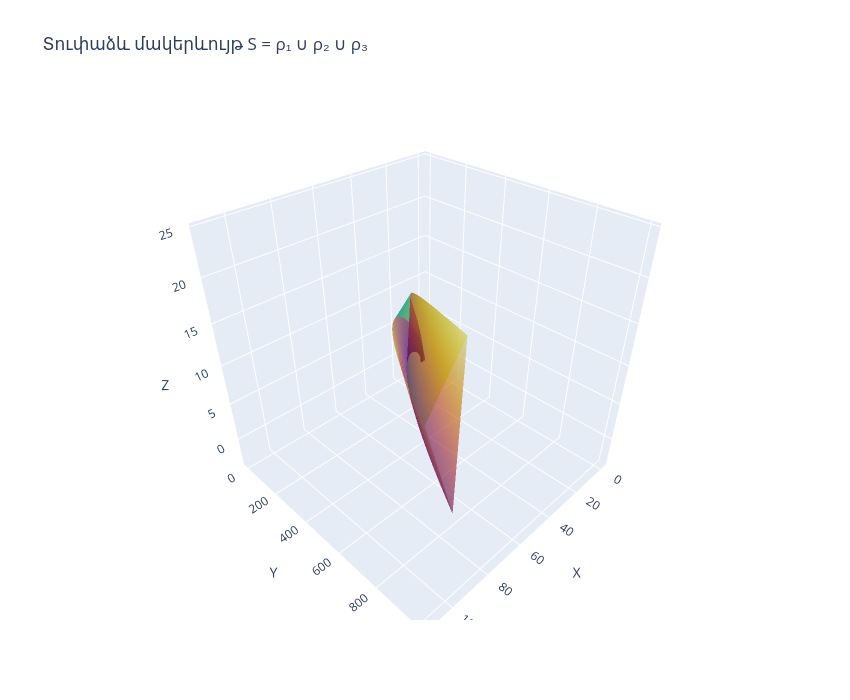

The cell this chart's notebook holds for it:
### Code cell
plot_union(rho_funcs_b, U, V, "Տուփաձև մակերևույթ S = ρ₁ ∪ ρ₂ ∪ ρ₃")

### Figure 1 — Plotly figure (JSON) as saved in the notebook; plotly's stock layout.template omitted (floating-point values rounded to 4 significant figures; data arrays with more than 128 entries replaced by an {"elided": "..."} marker saying what was removed)
{"data": [{"colorscale": [[0, "#440154"], [0.1111, "#482878"], [0.2222, "#3e4989"], [0.3333, "#31688e"], [0.4444, "#26828e"], [0.5556, "#1f9e89"], [0.6667, "#35b779"], [0.7778, "#6ece58"], [0.8889, "#b5de2b"], [1, "#fde725"]], "opacity": 0.65, "showscale": false, "type": "surface", "x": {"elided": "140x140 float values"}, "y": {"elided": "140x140 float values"}, "z": {"elided": "140x140 float values"}}, {"colorscale": [[0, "#0d0887"], [0.1111, "#46039f"], [0.2222, "#7201a8"], [0.3333, "#9c179e"], [0.4444, "#bd3786"], [0.5556, "#d8576b"], [0.6667, "#ed7953"], [0.7778, "#fb9f3a"], [0.8889, "#fdca26"], [1, "#f0f921"]], "opacity": 0.65, "showscale": false, "type": "surface", "x": {"elided": "140x140 float values"}, "y": {"elided": "140x140 float values"}, "z": {"elided": "140x140 float values"}}, {"colorscale": [[0, "#000004"], [0.1111, "#1b0c41"], [0.2222, "#4a0c6b"], [0.3333, "#781c6d"], [0.4444, "#a52c60"], [0.5556, "#cf4446"], [0.6667, "#ed6925"], [0.7778, "#fb9b06"], [0.8889, "#f7d13d"], [1, "#fcffa4"]], "opacity": 0.65, "showscale": false, "type": "surface", "x": {"elided": "140x140 float values"}, "y": {"elided": "140x140 float values"}, "z": {"elided": "140x140 float values"}}], "layout": {"height": 700, "scene": {"xaxis": {"title": {"text": "X"}}, "yaxis": {"title": {"text": "Y"}}, "zaxis": {"title": {"text": "Z"}}}, "title": {"text": "Տուփաձև մակերևույթ S = ρ₁ ∪ ρ₂ ∪ ρ₃"}, "width": 850}}
